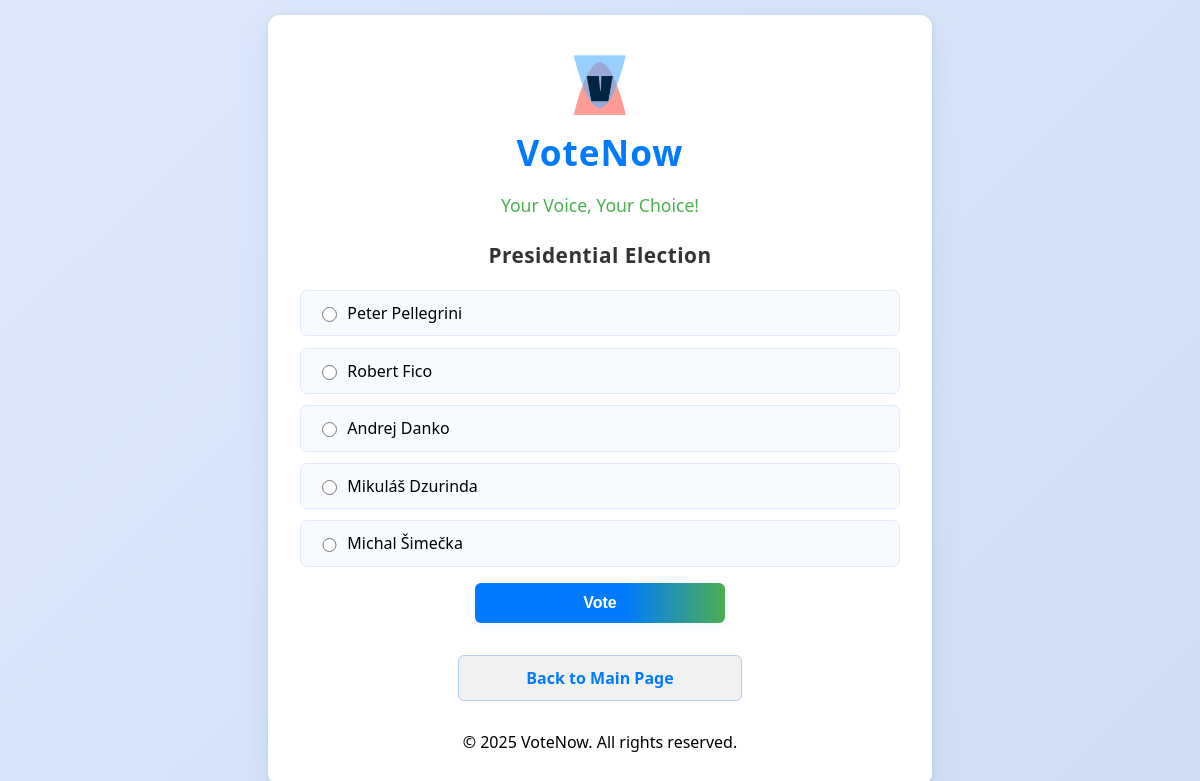
Screenshot of /3/ (signed in) with the database file from the repository.
### polls/models.py (models this page shows, shortened)
class Question(models.Model):
    question_text = models.CharField(max_length=200)
    pub_date = models.DateTimeField("date published")

class Choice(models.Model):
    question = models.ForeignKey(Question, on_delete=models.CASCADE)
    choice_text = models.CharField(max_length=200)
    votes = models.IntegerField(default=0)
    voters = models.ManyToManyField(User, related_name="voted_choices", blank=True)

### polls/views.py (the view)
# urls.py: path("<int:question_id>/", views.detail, name="detail"),
@login_required
def detail(request, question_id):
    question = get_object_or_404(Question, pk=question_id)
    return render(request, 'polls/detail.html', {'question': question})

### polls/templates/polls/detail.html (shortened to what this page needs)
{% load static %}
<!DOCTYPE html>
<html lang="en">
<head>
    <link rel="stylesheet" href="{% static 'polls/d-styles.css' %}">
</head>
<body>
    <div class="container">
        <div class="site-header">
            <img src="{% static 'polls/vote-logo.png' %}" alt="VoteNow Logo" class="logo" />
            <h1>VoteNow</h1>
            <p class="tagline">Your Voice, Your Choice!</p>
        </div>
        <h2 class="poll-question">{{ question.question_text }}</h2>
        <form action="{% url 'polls:vote' question.id %}" method="post" class="vote-form">
            <div class="choices-list">
                {% for choice in question.choice_set.all %}
                    <div class="choice-item">
                        <input type="radio" name="choice" id="choice{{ forloop.counter }}" value="{{ choice.id }}">
                        <label for="choice{{ forloop.counter }}">{{ choice.choice_text }}</label>
                    </div>
                {% endfor %}
            </div>
            <button type="submit" class="button">Vote</button>
        </form>
        <a href="{% url 'polls:index' %}" class="button secondary">Back to Main Page</a>
        <br>
        <br>
        &copy; 2025 VoteNow. All rights reserved.
    </div>
</body>
</html>

### polls/static/polls/d-styles.css (style rules this page uses)
body { font-family: 'Segoe UI', 'Roboto', Arial, sans-serif; background: linear-gradient(135deg, #e0eafc 0%, #cfdef3 100%); margin: 0; padding: 0; display: flex; justify-content: center; align-items: center; min-height: 100vh; }
.container { background: white; padding: 2.5em 2em 2em 2em; border-radius: 12px; box-shadow: 0 8px 32px rgba(0, 123, 255, 0.10), 0 1.5px 6px rgba(0,0,0,0.07); max-width: 600px; width: 100%; text-align: center; position: relative; }
.site-header { margin-bottom: 1.5em; }
.logo { width: 60px; height: 60px; object-fit: contain; margin-bottom: 0.5em; }
h1 { font-size: 2.2em; margin: 0 0 0.2em 0; color: #007BFF; letter-spacing: 1px; }
.tagline { font-size: 1.1em; color: #4CAF50; margin-bottom: 0.5em; }
.poll-question, h2 { color: #333; margin-bottom: 1em; font-size: 1.3em; letter-spacing: 0.5px; }
.vote-form { display: flex; flex-direction: column; align-items: center; margin-bottom: 1em; }
.choices-list { width: 100%; margin-bottom: 1em; display: flex; flex-direction: column; gap: 0.7em; }
.choice-item { background: #f7fbff; border-radius: 7px; padding: 0.7em 1em; display: flex; align-items: center; transition: background 0.2s; cursor: pointer; border: 1.5px solid #e0eafc; }
.choice-item input[type="radio"] { margin-right: 0.8em; accent-color: #007BFF; width: 1.1em; height: 1.1em; }
.button, button { background: linear-gradient(90deg, #007BFF 60%, #4CAF50 100%); color: white; border: none; padding: 0.7em 1em; font-size: 1em; border-radius: 6px; cursor: pointer; font-weight: bold; margin-bottom: 0.5em; box-shadow: 0 2px 8px rgba(0,123,255,0.07); transition: background 0.2s, transform 0.2s; width: 100%; max-width: 250px; display: inline-block; }
.button.secondary { background: #f1f1f1; color: #007BFF; border: 1.5px solid #b3d1f7; margin-top: 0.5em; box-shadow: none; }
a { color: #007BFF; text-decoration: none; transition: color 0.2s; }

### rows the page displays
Question: question_text "Presidential Election"
Choice: choice_text "Peter Pellegrini"
Choice: choice_text "Robert Fico"
Choice: choice_text "Andrej Danko"
Choice: choice_text "Mikuláš Dzurinda"
Choice: choice_text "Michal Šimečka"
